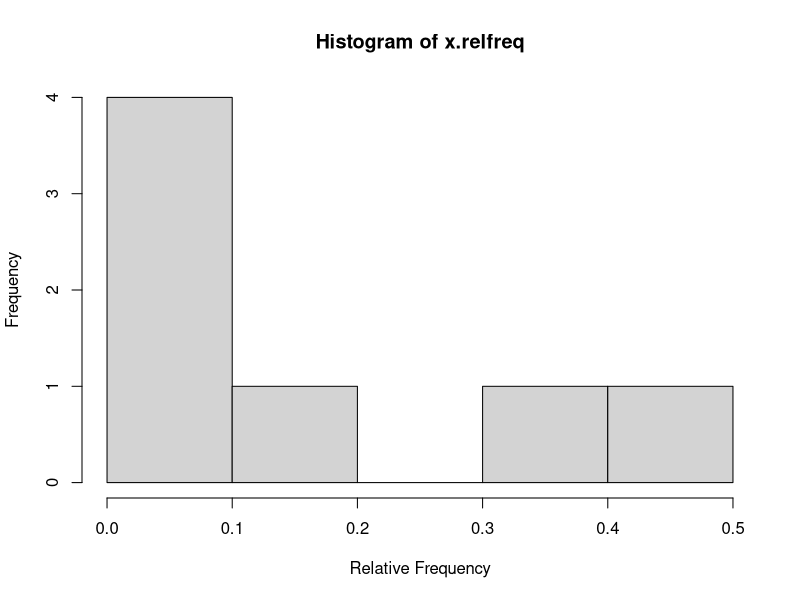

Write the R code that produced this figure. (Note: this script raises an error after producing the figure.)
#Question 1
x <- c(2.8,3.0,3.2,0.8,2.7,1.6,3.5,3.6,1.2,2.4,3.7,2.2,2.6,3.4,3.7,2.8,3.5,3.5,2.8,
      9.8,2.0,2.8,4.1,2.5,2.2,3.7,2.7,4.2,2.5,2.8)
x
x.row <-rbind(x)
x.cut <- cut(x, 7)
x.freq <- table(x.cut)
x.freq
x.relfreq <- x.freq/30
x.relfreq

table<-cbind(x.freq,x.relfreq)
table
hist(x.relfreq, xlab="Relative Frequency")

median(x)
getmode(x)
mean(x)

var(x)
sd(x)
coeff<-coef(var(x))
coeff

#Question 6
y<-c(44.2, 30.1, 40.5, 43.3, 41.2, 41.0, 41.4, 40.1, 39.4, 43.6, 39.4, 39.7,
    40.4, 35.8, 31.0, 41.2, 40.7, 42.5, 39.8, 40.3, 39.2)
y.row
y.cut <- cut(y, 7)
y.freq <- table(y.cut)
y.freq
y.relfreq <- y.freq/21
y.relfreq

table2<-cbind(y.relfreq)
table2
hist(y.relfreq, xlab="Relative Frequency")